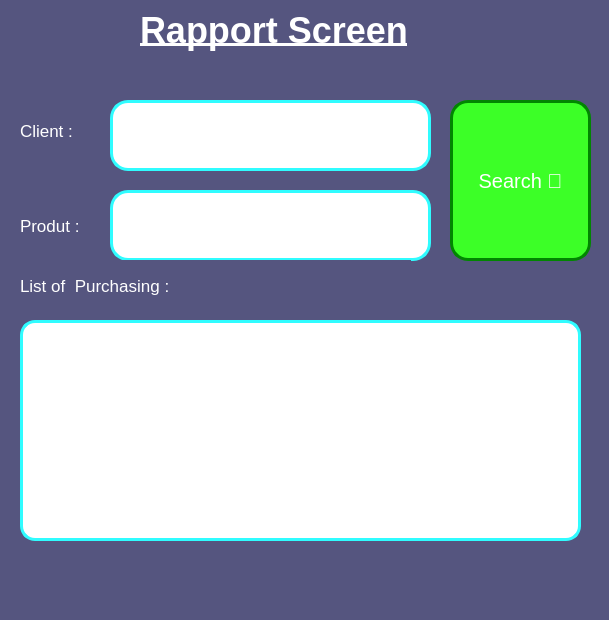
<?xml version="1.0" encoding="UTF-8"?>
<ui version="4.0">
 <class>MainWindowRapport</class>
 <widget class="QMainWindow" name="MainWindowRapport">
  <property name="geometry">
   <rect>
    <x>0</x>
    <y>0</y>
    <width>609</width>
    <height>620</height>
   </rect>
  </property>
  <property name="windowTitle">
   <string>MainWindow</string>
  </property>
  <property name="styleSheet">
   <string notr="true">background-color: rgb(85, 85, 127)</string>
  </property>
  <widget class="QWidget" name="centralwidget">
   <widget class="QListWidget" name="list_Purchas">
    <property name="geometry">
     <rect>
      <x>20</x>
      <y>320</y>
      <width>561</width>
      <height>221</height>
     </rect>
    </property>
    <property name="font">
     <font>
      <pointsize>14</pointsize>
     </font>
    </property>
    <property name="styleSheet">
     <string notr="true">border: 3px Solid rgb(48, 252, 255);

background-color: rgb(255, 255, 255);
border-radius: 15px</string>
    </property>
   </widget>
   <widget class="QLabel" name="label_3">
    <property name="geometry">
     <rect>
      <x>20</x>
      <y>110</y>
      <width>111</width>
      <height>41</height>
     </rect>
    </property>
    <property name="font">
     <font>
      <pointsize>13</pointsize>
     </font>
    </property>
    <property name="styleSheet">
     <string notr="true">color: rgb(255, 255, 255);</string>
    </property>
    <property name="text">
     <string>Client :</string>
    </property>
   </widget>
   <widget class="QLabel" name="label_4">
    <property name="geometry">
     <rect>
      <x>20</x>
      <y>210</y>
      <width>81</width>
      <height>31</height>
     </rect>
    </property>
    <property name="font">
     <font>
      <pointsize>13</pointsize>
     </font>
    </property>
    <property name="styleSheet">
     <string notr="true">color: rgb(255, 255, 255);</string>
    </property>
    <property name="text">
     <string>Produt :</string>
    </property>
   </widget>
   <widget class="QLineEdit" name="Client">
    <property name="geometry">
     <rect>
      <x>110</x>
      <y>100</y>
      <width>321</width>
      <height>71</height>
     </rect>
    </property>
    <property name="font">
     <font>
      <pointsize>16</pointsize>
     </font>
    </property>
    <property name="styleSheet">
     <string notr="true">

background-color: rgb(255, 255, 255);
border: 3px Solid rgb(48, 252, 255);
border-radius: 18px;
 </string>
    </property>
    <property name="text">
     <string/>
    </property>
    <property name="placeholderText">
     <string/>
    </property>
   </widget>
   <widget class="QLabel" name="label_2">
    <property name="geometry">
     <rect>
      <x>160</x>
      <y>10</y>
      <width>271</width>
      <height>51</height>
     </rect>
    </property>
    <property name="text">
     <string/>
    </property>
   </widget>
   <widget class="QLineEdit" name="Product">
    <property name="geometry">
     <rect>
      <x>110</x>
      <y>190</y>
      <width>321</width>
      <height>71</height>
     </rect>
    </property>
    <property name="font">
     <font>
      <pointsize>16</pointsize>
     </font>
    </property>
    <property name="styleSheet">
     <string notr="true">

background-color: rgb(255, 255, 255);
border: 3px Solid rgb(48, 252, 255);
border-radius: 18px;
 </string>
    </property>
    <property name="text">
     <string/>
    </property>
    <property name="placeholderText">
     <string/>
    </property>
   </widget>
   <widget class="QLabel" name="label">
    <property name="geometry">
     <rect>
      <x>20</x>
      <y>260</y>
      <width>391</width>
      <height>51</height>
     </rect>
    </property>
    <property name="font">
     <font>
      <pointsize>13</pointsize>
     </font>
    </property>
    <property name="styleSheet">
     <string notr="true">color: rgb(255, 255, 255);</string>
    </property>
    <property name="text">
     <string>List of  Purchasing :</string>
    </property>
   </widget>
   <widget class="QPushButton" name="Search_btn">
    <property name="geometry">
     <rect>
      <x>450</x>
      <y>100</y>
      <width>141</width>
      <height>161</height>
     </rect>
    </property>
    <property name="sizeIncrement">
     <size>
      <width>0</width>
      <height>0</height>
     </size>
    </property>
    <property name="font">
     <font>
      <pointsize>15</pointsize>
     </font>
    </property>
    <property name="cursor">
     <cursorShape>PointingHandCursor</cursorShape>
    </property>
    <property name="styleSheet">
     <string notr="true">#Search_btn{
color: rgb(255, 255, 255);
border-radius: 18px;
background-color: rgb(60, 255, 39);
border: 3px Solid rgb(1, 134, 1);

}
#Search_btn:hover:pressed{
background-color: rgb(126, 255, 103);
}</string>
    </property>
    <property name="text">
     <string>Search </string>
    </property>
   </widget>
   <widget class="QLabel" name="label_5">
    <property name="geometry">
     <rect>
      <x>140</x>
      <y>0</y>
      <width>381</width>
      <height>61</height>
     </rect>
    </property>
    <property name="font">
     <font>
      <pointsize>27</pointsize>
      <weight>75</weight>
      <bold>true</bold>
      <underline>true</underline>
     </font>
    </property>
    <property name="styleSheet">
     <string notr="true">color: rgb(255, 255, 255);</string>
    </property>
    <property name="text">
     <string>Rapport Screen</string>
    </property>
   </widget>
  </widget>
  <widget class="QMenuBar" name="menubar">
   <property name="geometry">
    <rect>
     <x>0</x>
     <y>0</y>
     <width>609</width>
     <height>29</height>
    </rect>
   </property>
  </widget>
  <widget class="QStatusBar" name="statusbar"/>
 </widget>
 <resources/>
 <connections/>
</ui>
